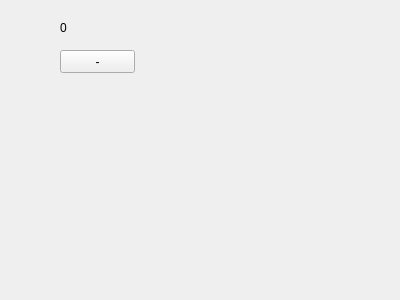
<?xml version="1.0" encoding="UTF-8"?>
<ui version="4.0">
 <class>Form</class>
 <widget class="QWidget" name="Form">
  <property name="geometry">
   <rect>
    <x>0</x>
    <y>0</y>
    <width>400</width>
    <height>300</height>
   </rect>
  </property>
  <property name="windowTitle">
   <string>Form</string>
  </property>
  <widget class="QPushButton" name="pushButtonMinus">
   <property name="geometry">
    <rect>
     <x>60</x>
     <y>50</y>
     <width>75</width>
     <height>23</height>
    </rect>
   </property>
   <property name="text">
    <string>-</string>
   </property>
  </widget>
  <widget class="QLabel" name="labelSum">
   <property name="geometry">
    <rect>
     <x>60</x>
     <y>20</y>
     <width>211</width>
     <height>16</height>
    </rect>
   </property>
   <property name="text">
    <string>0</string>
   </property>
  </widget>
 </widget>
 <resources/>
 <connections/>
</ui>
